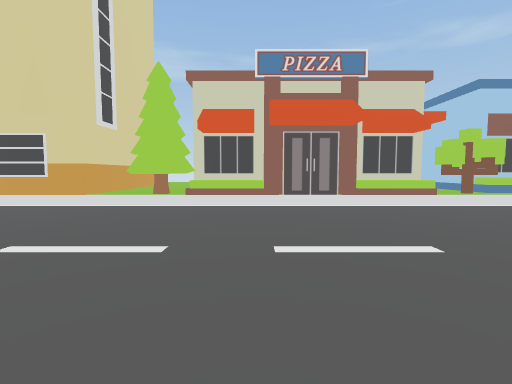
[1] (above)

20 first-person views from a walk through a scene from a Unity 3-D project. The camera is 1.4 m above the floor, tilts 4° down and sees 85° across. The floor is counted in squares, 2 m on a side. Each view is taken from the middle of a square. On the plan, view 1 faces up. The plan holds only what a view shows up to about 9 squares ahead; the rest is blank. The place goes on beyond the plan.

[2]
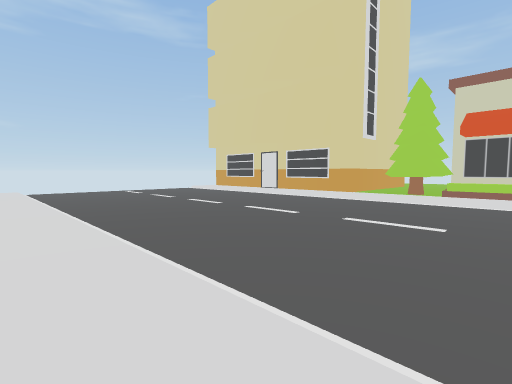

[3]
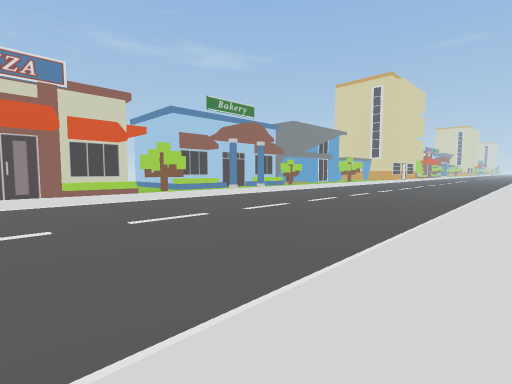

[4]
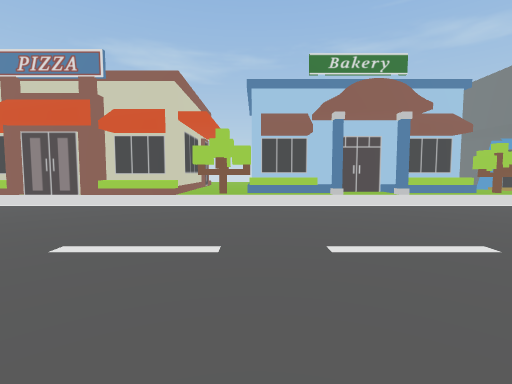

[5]
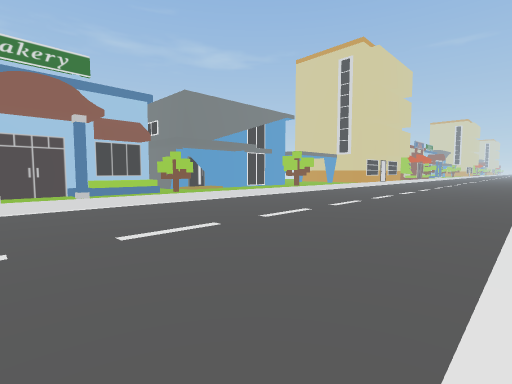

[6]
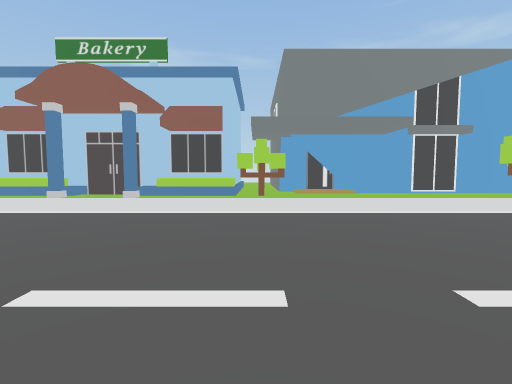

[7]
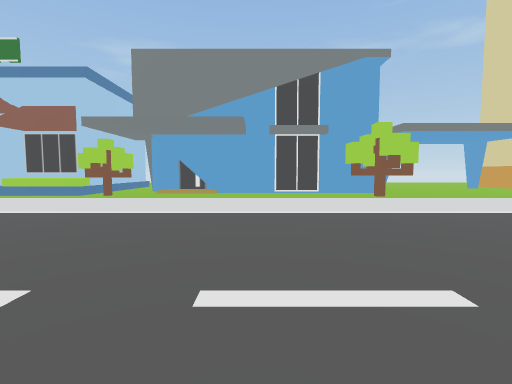

[8]
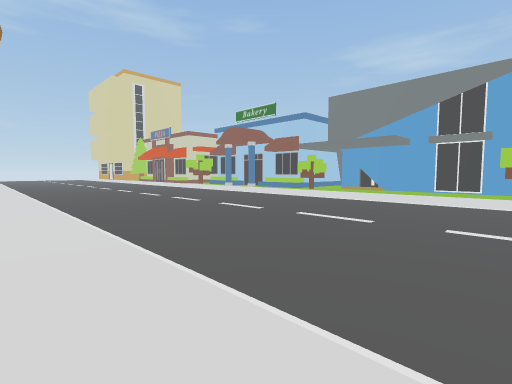

[9]
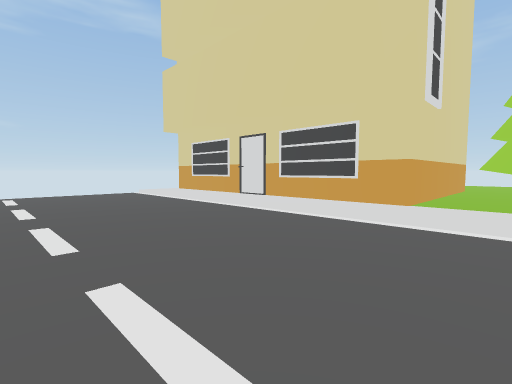

[10]
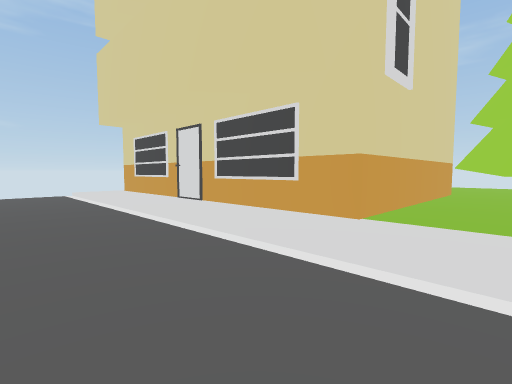

[11]
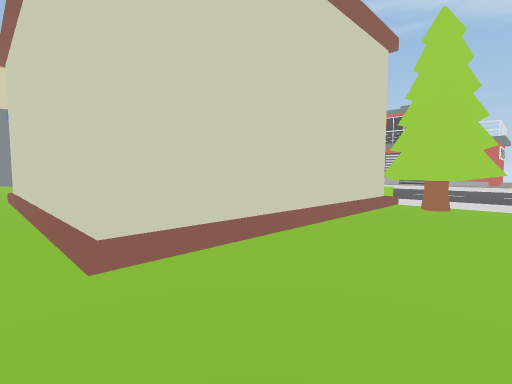

[12]
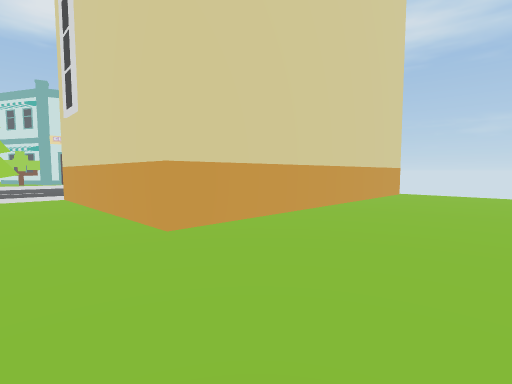

[13]
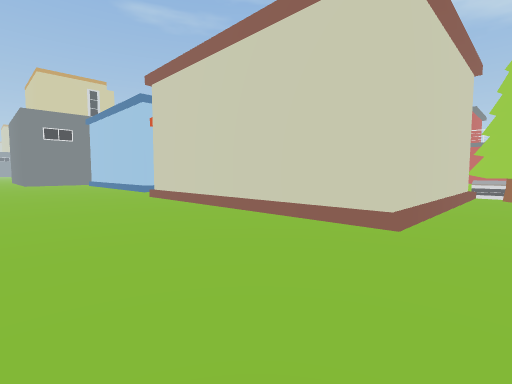

[14]
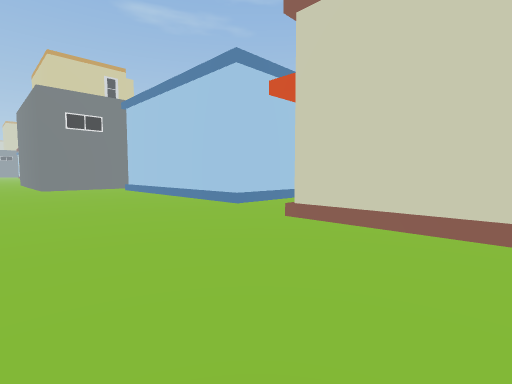

[15]
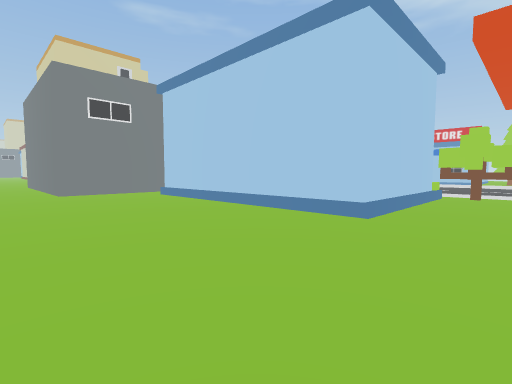

[16]
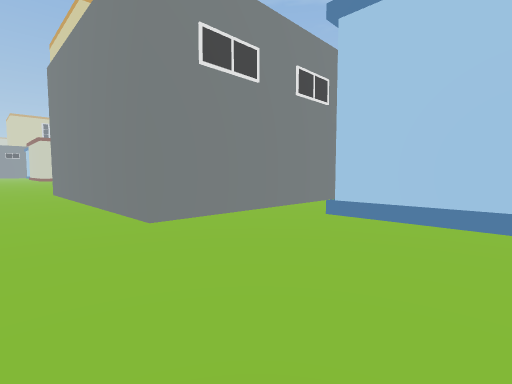

[17]
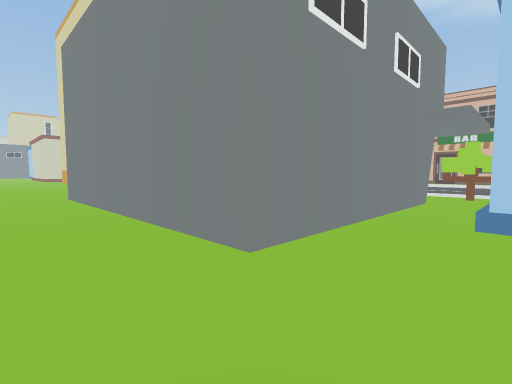

[18]
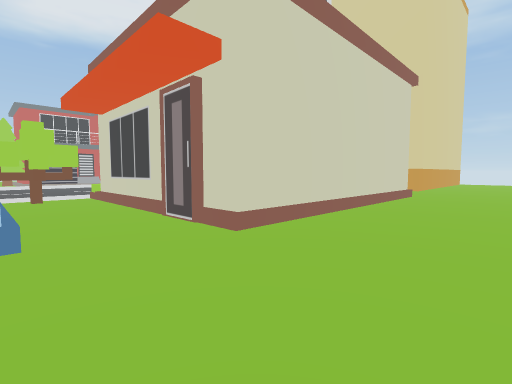

[19]
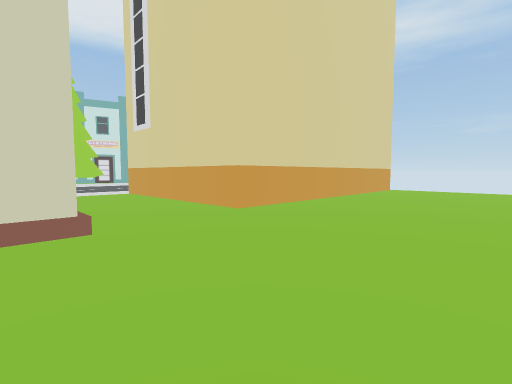

[20]
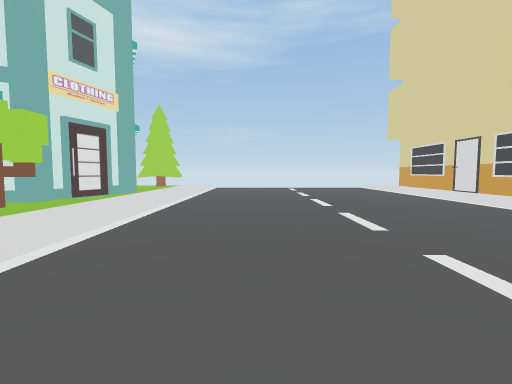

### Floor plan
Key: @ floor where view 1 was taken; # wall or solid block; . main floor; - floor 0.25 m lower than the main floor; / step, stairs or slope; B building; T tree.
Columns run from 13 left of view 1 to 21 right of it. Each row starts with its distance up from view 1.
 17    ................................
 16  ..................................
 15  ...........................#######
 14  ...........................#
 13 BBBBBBBBB...BBBBBB..///////.#
 12         B...B    B..BBBBBBB.#
 11         B...B    B/.B     B.#
 10         B...B    B/.B     B.#######
  9         B...B    B/.BBBBBBB.///....
  8  BBBBBBBB.TTBBBBBB/T//B.B//T......T
  7  .........T......././/.../.........
  6  //////////////////////////////////
  5  ----------------------------------
  4  ----------------------------------
  3  ----------------------------------
  2  ----------------------------------
  1     -------------------------------
  0    ----------@---------------------
 -1    ////////////////////////////////
 -2     /........../........ ..........
 -3      BB.TT
 -4        BT

Positions as (right, up) in squares from view 1, and headings:
1: (0, 0), facing up
2: (0, -2), facing up-left
3: (1, -2), facing up-right
4: (7, 0), facing up
5: (9, -1), facing up-right
6: (14, 1), facing up
7: (18, 1), facing up
8: (21, -2), facing up-left
9: (-3, 2), facing up-left
10: (-3, 4), facing up-left
11: (-4, 14), facing down-right
12: (-3, 16), facing down-left
13: (-3, 17), facing down-right
14: (2, 17), facing down-right
15: (5, 17), facing down-right
16: (11, 17), facing down-right
17: (13, 17), facing down-right
18: (7, 16), facing down-left
19: (-1, 17), facing down-left
20: (0, 1), facing left
